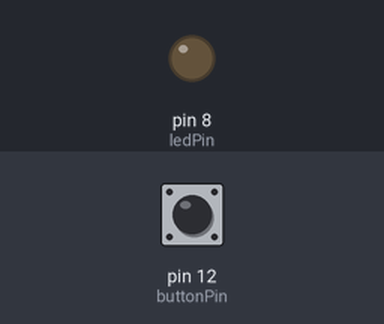
Recording of a sketch running on a simulated Arduino Uno, built with avr-gcc and run on an emulated ATmega328P. Shown: output pins drawn as LEDs (lit = HIGH). Inputs (shaded band) come from the test bench; at power-on: pin 12 (buttonPin) LOW. What the sketch prints to the serial monitor is not drawn.

Above: at 1.2 s.
1.3 s: pin 12 (buttonPin) pulled HIGH for 0.15 s
At 1.7 s:
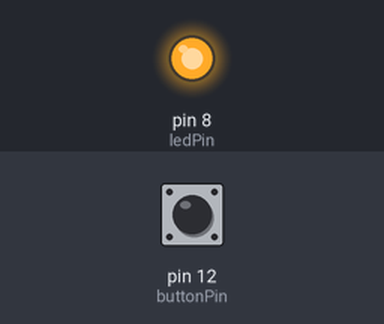
2.9 s: pin 12 (buttonPin) pulled HIGH for 1 s
At 4.2 s:
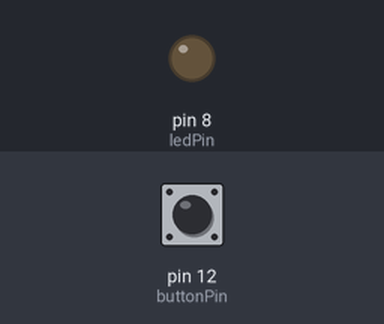
5.4 s: pin 12 (buttonPin) pulled HIGH for 3.2 s
At 8.9 s:
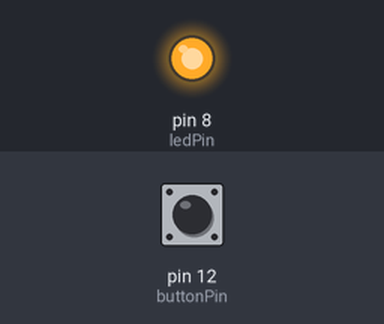
Timing chart, 0 to 10.4 s (numbered marks = the images above; inputs shaded):
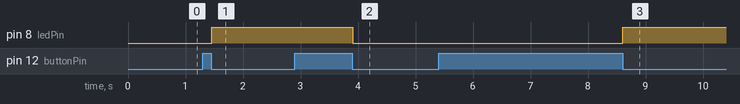

Measured:
- after the input at 1.3 s, pin 8 (ledPin): LOW → HIGH after 0.16 s
- after the input at 2.9 s, pin 8 (ledPin): HIGH → LOW after 1.0 s
- after the input at 5.4 s, pin 8 (ledPin): LOW → HIGH after 3.2 s

The sketch:

arduino_project_pushbutton_as_toggle_switch_with_led.ino
```cpp
int ledPin =8;
int buttonPin = 12;
int val=0;
int old_val=0;
int state = 0;
void setup() {

  Serial.begin(9600);
  pinMode(ledPin, OUTPUT);
  pinMode(buttonPin, INPUT);

}

void loop() {

  val=digitalRead(buttonPin);
  Serial.println(val);
  if(val != old_val){

    if(val == LOW){

      if(!state){
      digitalWrite(ledPin, HIGH);
      state = 1;
      }
    else{
      digitalWrite(ledPin, LOW);
      state = 0;
      }
    }
    delay(50);
  }
  old_val = val;

}
```
